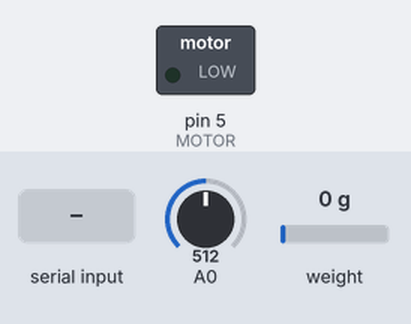
This sketch was run on a simulated Arduino Uno, built with avr-gcc and run on an emulated ATmega328P. On the bench: switched loads named in the sketch (green lamp = pin HIGH). Inputs (shaded band) come from the test bench; at power-on: A0 = 512, weight on the scale 0 g. What the sketch prints to the serial monitor is not drawn.

Above: at 1.2 s.
1.3 s: "90,45\n" received over Serial
At 1.5 s:
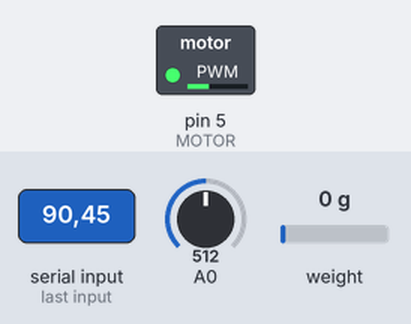
4.3 s: "30,150\n" received over Serial
At 5.2 s:
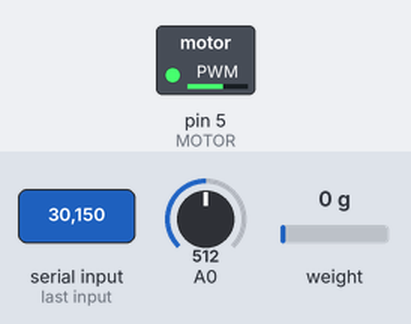
7.3 s: "200\n" received over Serial
At 8.3 s:
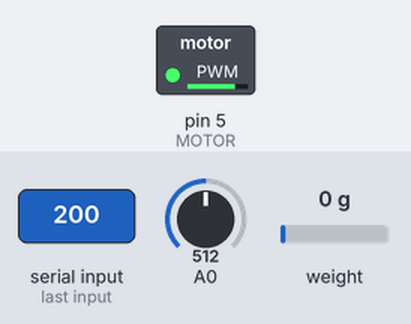
Timing chart, 0 to 10.3 s (numbered marks = the images above; inputs shaded):
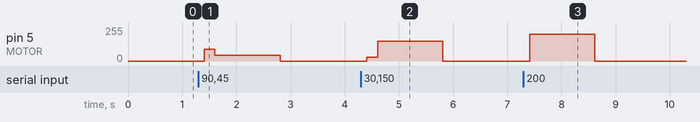

Measured:
- after the input at 1.3 s, pin 5 (MOTOR): 0/255 → 90/255 after 0.10 s, → 45/255 0.20 s later, → 0/255 1.2 s later
- after the input at 4.3 s, pin 5 (MOTOR): 0/255 → 30/255 after 0.11 s, → 150/255 0.20 s later, → 0/255 1.2 s later
- after the input at 7.3 s, pin 5 (MOTOR): 0/255 → 200/255 after 0.12 s, → 0/255 1.2 s later

The sketch:

thrust_stand.ino
```cpp
#include <HX711.h>
HX711 scale;
const float maxRPM = 18000;
float pwmValue = 0;
const int DOUT_PIN = 2;
const int SCK_PIN = 3;
const int MOTOR = 5;

void setup() {
  pinMode(MOTOR, OUTPUT);
  Serial.begin(115200);
  scale.begin(DOUT_PIN, SCK_PIN);
  // scale.tare();   // DIAGNOSTIC: disabled so we see the raw value
}

void loop() {
  if (Serial.available() > 0) {
    pwmValue = Serial.parseFloat();
  }
  analogWrite(MOTOR, pwmValue);

  // --- DIAGNOSTIC OUTPUT ---
  bool ready = scale.is_ready();   // 1 = HX711 says a reading is waiting
  long raw = scale.read();         // raw 24-bit value, no tare, no scaling
  int voltsCounts = analogRead(A0); // jumper from HX711 VCC (or E+) to A0

  Serial.print(raw);
  Serial.print(",");
  Serial.print(voltsCounts);
  Serial.print(",");
  Serial.print(ready);
  Serial.println();

  delay(100);
}
```
